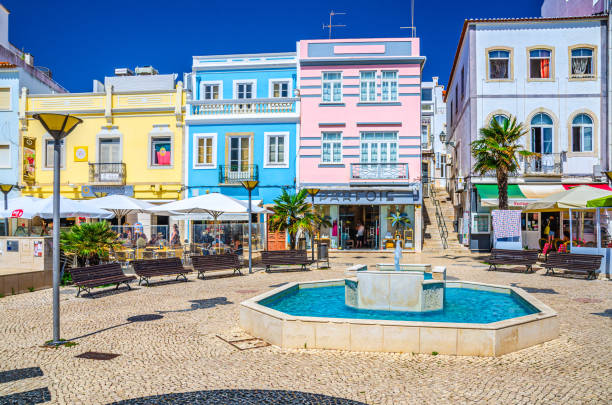
#> input picture Imagendom.jpg, 612 x 405 px
$ jupyter execute 'Laboratorio 2.Enrique Rodriguez.ipynb'
#> lines starting #> are read from the running program, lines starting #| are printed output that depends on the picture; after the words box and inside, x2 and y2 are one past the last pixel; in counts of white or black regions, pixels touching at a corner belong together
### Laboratorio 2

#### Problema #1:

[cell 1]
import cv2
import numpy as np
import matplotlib.pyplot as plt

def binarize_image(image_path, threshold=128):

#> called with image_path = 'Imagendom.jpg', threshold = 128
    img = cv2.imread(image_path, cv2.IMREAD_GRAYSCALE)
#> img: shape (405, 612); min 0, max 255, mean 151.7

    _, binary_img = cv2.threshold(img, threshold, 255, cv2.THRESH_BINARY)
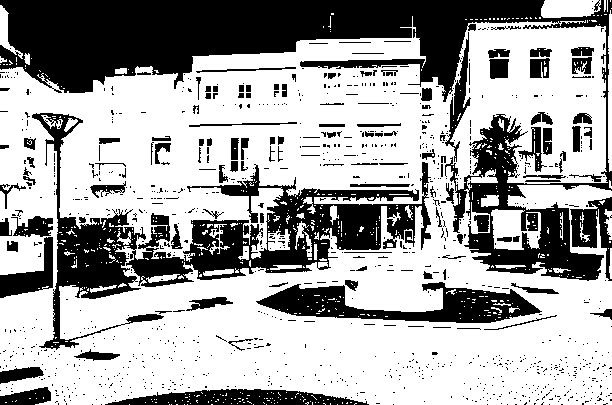
#> binary_img: shape (405, 612); 65.2% white; 1089 black regions (965 under 20 px), largest, box (x1, y1, x2, y2) and area: (0, 0, 612, 281) 40672, (32, 113, 431, 350) 20009, (256, 282, 542, 323) 5536

    plt.imshow(binary_img, cmap='gray')
    plt.title('Imagen Binarizada')
    plt.show()

binarize_image('Imagendom.jpg')

#### Problema #2:

[cell 2]
def process_images(img1_path, img2_path):

#> called with img1_path = 'Avenida1.jpg', img2_path = 'Avenida2.jpg'
    img1 = cv2.imread(img1_path)
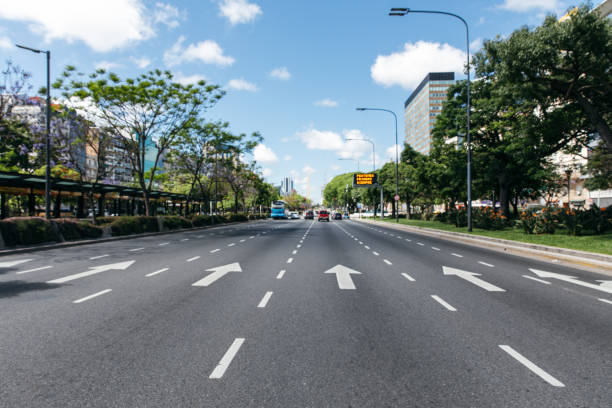
#> input picture Avenida1.jpg, 612 x 408 px
#> img1 is the input picture: shape (408, 612, 3); mean B, G, R 130.2, 125.8, 113.5
    img2 = cv2.imread(img2_path)
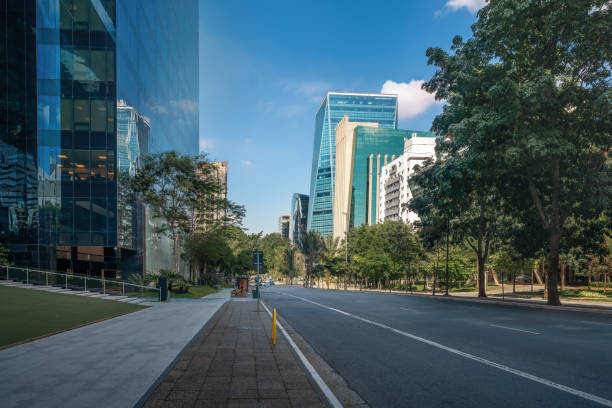
#> input picture Avenida2.jpg, 612 x 408 px
#> img2 is the input picture: shape (408, 612, 3); mean B, G, R 99.4, 90.5, 66.4

    if img1.shape != img2.shape:
        raise ValueError("Las imágenes deben tener el mismo tamaño")

    gray_img1 = cv2.cvtColor(img1, cv2.COLOR_BGR2GRAY)
    gray_img2 = cv2.cvtColor(img2, cv2.COLOR_BGR2GRAY)

    _, binary_img1 = cv2.threshold(gray_img1, 128, 255, cv2.THRESH_BINARY)
#> binary_img1: shape (408, 612); 38.6% white; 956 white regions (876 under 20 px), largest, box (x1, y1, x2, y2) and area: (0, 0, 612, 277) 71932, (0, 248, 243, 362) 11210, (239, 248, 320, 311) 2193
    _, binary_img2 = cv2.threshold(gray_img2, 128, 255, cv2.THRESH_BINARY)
#> binary_img2: shape (408, 612); 16.4% white; 598 white regions (538 under 20 px), largest, box (x1, y1, x2, y2) and area: (170, 20, 452, 251) 32878, (427, 0, 490, 56) 1027, (117, 100, 140, 176) 681

    sum_img = cv2.add(img1, img2)
    sub_img = cv2.subtract(img1, img2)
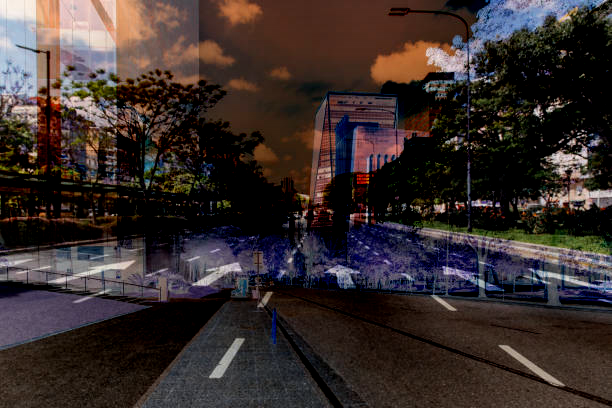
#> sub_img: shape (408, 612, 3); mean B, G, R 44, 45.6, 56.5
    and_img = cv2.bitwise_and(binary_img1, binary_img2)
#> and_img: shape (408, 612); 10.8% white; 401 white regions (358 under 20 px), largest, box (x1, y1, x2, y2) and area: (194, 20, 447, 219) 22292, (438, 0, 490, 40) 624, (427, 26, 467, 56) 327
    or_img = cv2.bitwise_or(binary_img1, binary_img2)
#> or_img: shape (408, 612); 44.2% white; 1144 white regions (1060 under 20 px), largest, box (x1, y1, x2, y2) and area: (0, 0, 612, 317) 85465, (0, 234, 243, 362) 11288, (549, 182, 612, 211) 869
    xor_img = cv2.bitwise_xor(binary_img1, binary_img2)
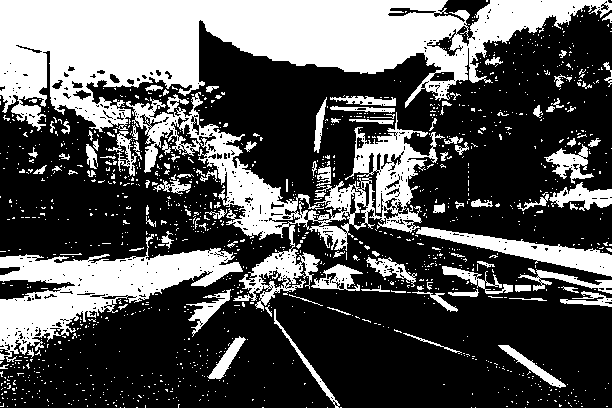
#> xor_img: shape (408, 612); 33.4% white; 1327 white regions (1218 under 20 px), largest, box (x1, y1, x2, y2) and area: (0, 0, 612, 132) 39224, (126, 92, 445, 311) 14196, (0, 234, 243, 362) 11111

    images = [img1, img2, sum_img, sub_img, and_img, or_img, xor_img]
    titles = ['Imagen 1', 'Imagen 2', 'Suma', 'Resta', 'AND', 'OR', 'XOR']

    plt.figure(figsize=(10, 7))
    for i in range(len(images)):
        plt.subplot(2, 4, i + 1)
        plt.imshow(images[i], cmap='gray' if i >= 4 else None)
        plt.title(titles[i])
        plt.axis('off')
#> this loop made 7 passes
    plt.show()
#> figure, not shown here; B, G, R data is drawn as R, G, B

img1_path = 'Avenida1.jpg'
img2_path = 'Avenida2.jpg'

process_images(img1_path, img2_path)

#### Problema #3:

[cell 3]
from mpl_toolkits.mplot3d import Axes3D

def plot_image_3d(img_path):

#> called with img_path = 'Playaescaladegrises.jpg'
    img = cv2.imread(img_path, cv2.IMREAD_GRAYSCALE)
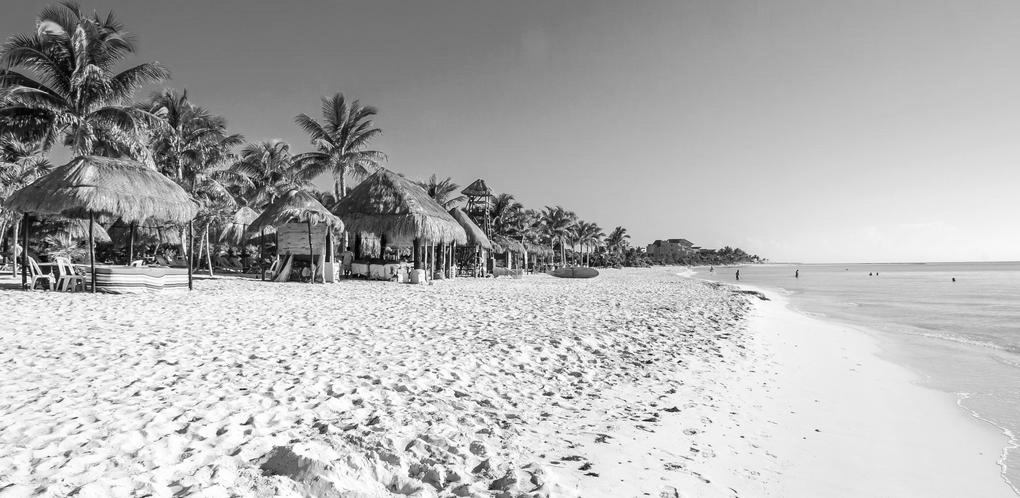
#> input picture Playaescaladegrises.jpg, 1020 x 498 px
#> img is the input picture: shape (498, 1020); min 0, max 255, mean 178.1

    rows, cols = img.shape
#> rows = 498; cols = 1020

    X, Y = np.meshgrid(np.arange(cols), np.arange(rows))

    Z = img

    fig = plt.figure(figsize=(10, 7))
    ax = fig.add_subplot(111, projection='3d')

    ax.plot_surface(X, Y, Z, cmap='gray', edgecolor='none')
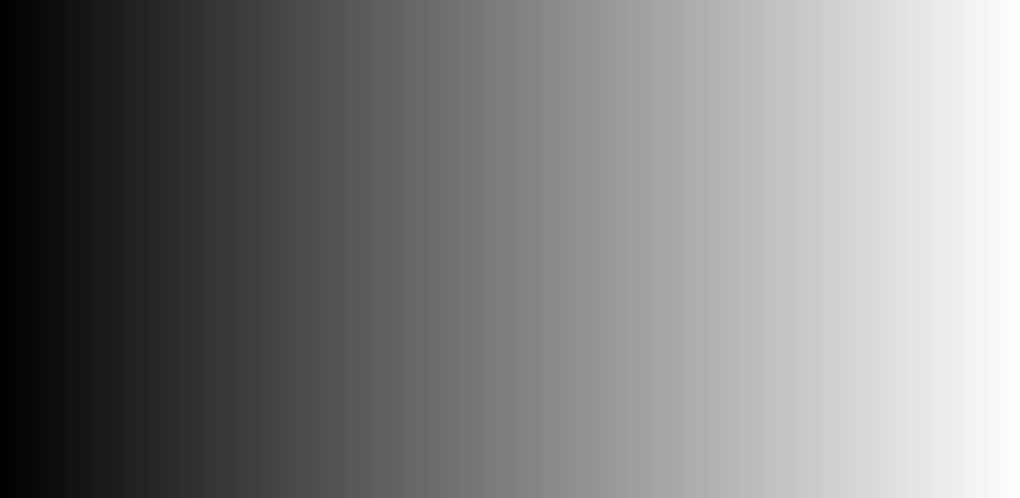
#> X: shape (498, 1020) int64; min 0, max 1019, mean 509.5; drawn with min black and max white

    ax.set_xlabel('X')
    ax.set_ylabel('Y')
    ax.set_zlabel('Intensidad de Gris')
    ax.set_title('Imagen en 3D')

    plt.show()
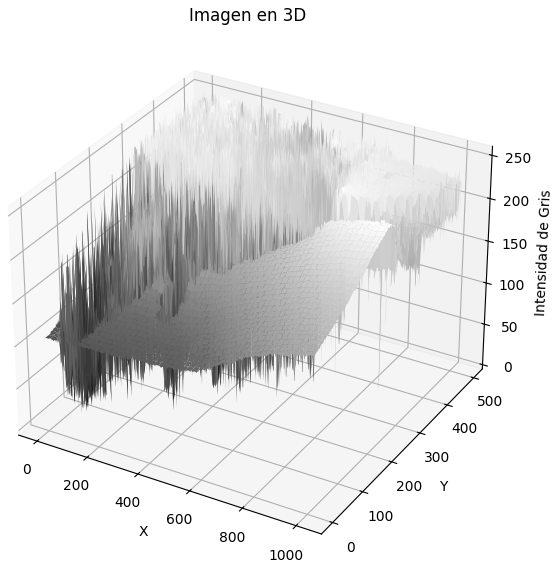
#> figure drawn by matplotlib, 1 panel
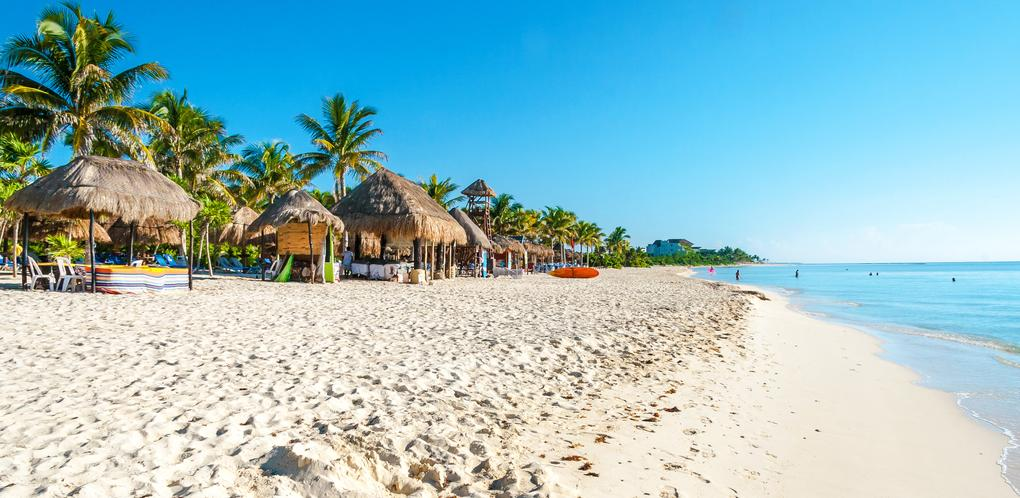
#> input picture Playa.jpg, 1020 x 498 px

img_path = 'Playaescaladegrises.jpg'

plot_image_3d(img_path)

### Problema #4:

[cell 4]
def negative_transform(image):
    return 255 - image

def linear_transform(image, alpha=1.5, beta=0):
#> called with alpha = 1.5, beta = 0
    return cv2.convertScaleAbs(image, alpha=alpha, beta=beta)

def logarithmic_transform(image, c=1):
#> called with c = 1
    image = np.array(image, dtype=np.float32)
    return c * np.log(1 + image)
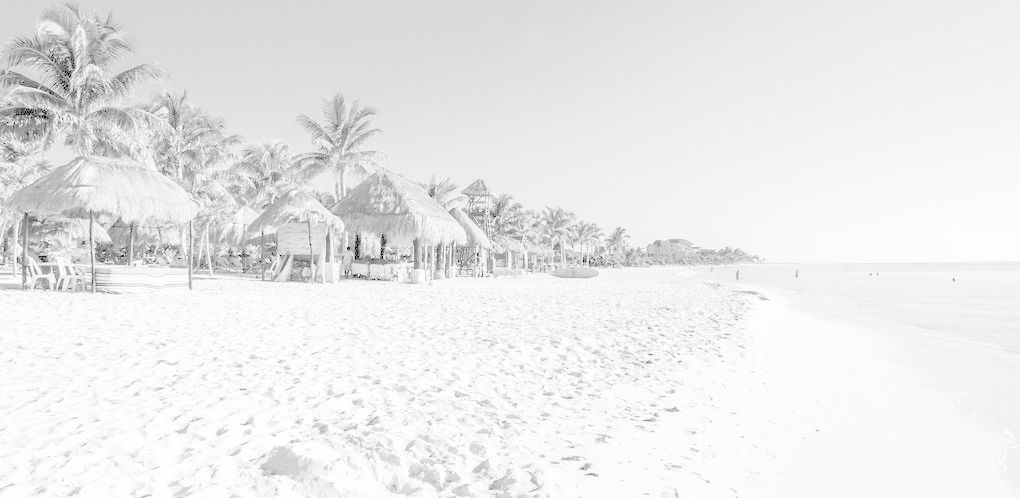
#> returned value: shape (498, 1020) float32; min 0, max 5.55, mean 5.11; drawn with min black and max white

def exponential_transform(image, gamma=1):
    return np.array(255 * (image / 255) ** gamma, dtype='uint8')

def apply_transformations(image_path):
    img = cv2.imread(image_path, cv2.IMREAD_GRAYSCALE)

    neg_img = negative_transform(img)
    lin_img = linear_transform(img)
    log_img = logarithmic_transform(img)
    exp_img = exponential_transform(img)

    plt.figure(figsize=(12, 8))

    plt.subplot(2, 2, 1)
    plt.imshow(neg_img, cmap='gray')
    plt.title('Negativa')

    plt.subplot(2, 2, 2)
    plt.imshow(lin_img, cmap='gray')
    plt.title('Lineal')

    plt.subplot(2, 2, 3)
    plt.imshow(log_img, cmap='gray')
    plt.title('Logarítmica')

    plt.subplot(2, 2, 4)
    plt.imshow(exp_img, cmap='gray')
    plt.title('Exponencial')

    plt.show()

apply_transformations('Playa.jpg')
